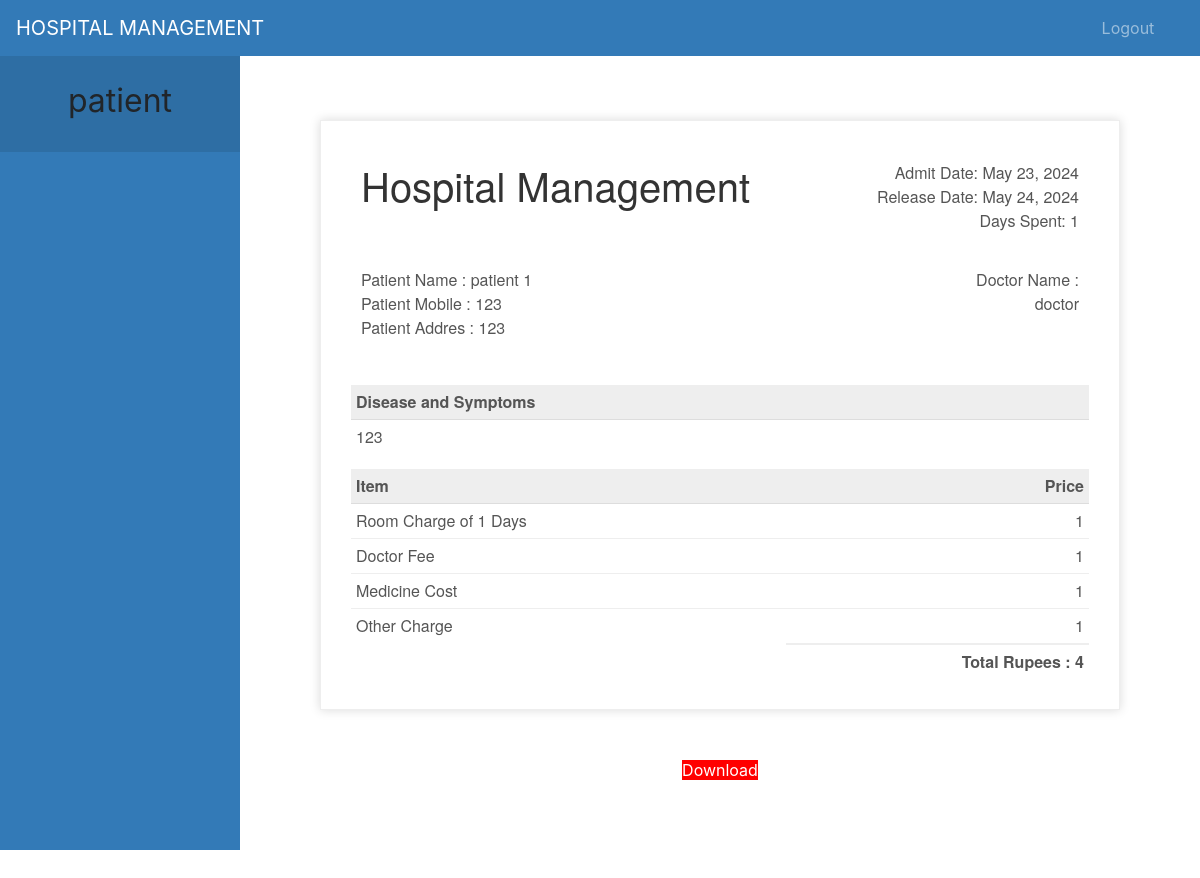
Screenshot of /patient-discharge (signed in) with the database file from the repository.
### hospital/models.py (models this page shows, shortened)
class Patient(models.Model):
    user = models.OneToOneField(User, on_delete=models.CASCADE)
    address = models.CharField(max_length=40)
    mobile = models.IntegerField(max_length=20, null=True)
    symptoms = models.CharField(max_length=100, null=False)
    assignedDoctorId = models.PositiveIntegerField(null=True)
    admitDate = models.DateField(auto_now=True)
    status = models.BooleanField(default=False)
    @property
    def get_name(self):
        return self.user.first_name + " " + self.user.last_name
    def __str__(self):
        return self.user.first_name + " (" + self.symptoms + ")"

class PatientDischargeDetails(models.Model):
    patientId = models.PositiveIntegerField(null=True)
    patientName = models.CharField(max_length=40)
    assignedDoctorName = models.CharField(max_length=40)
    address = models.CharField(max_length=40)
    mobile = models.CharField(max_length=20, null=True)
    symptoms = models.CharField(max_length=100, null=True)
    admitDate = models.DateField(null=False)
    releaseDate = models.DateField(null=False)
    daySpent = models.PositiveIntegerField(null=False)
    roomCharge = models.PositiveIntegerField(null=False)
    medicineCost = models.PositiveIntegerField(null=False)
    doctorFee = models.PositiveIntegerField(null=False)
    OtherCharge = models.PositiveIntegerField(null=False)
    total = models.PositiveIntegerField(null=False)

### hospital/views.py (the view)
# urls.py: path('patient-discharge', views.patient_discharge_view, name='patient-discharge'),
@login_required(login_url='patientlogin')
@user_passes_test(is_patient)
def patient_discharge_view(request):
    patient = models.Patient.objects.get(user_id=request.user.id)  # for profile picture of patient in sidebar
    dischargeDetails = models.PatientDischargeDetails.objects.all().filter(patientId=patient.id).order_by('-id')[:1]
    patientDict = None
    if dischargeDetails:
        patientDict = {
            'is_discharged': True,
            'patient': patient,
            'patientId': patient.id,
            'patientName': patient.get_name,
            'assignedDoctorName': dischargeDetails[0].assignedDoctorName,
            'address': patient.address,
            'mobile': patient.mobile,
            'symptoms': patient.symptoms,
            'admitDate': patient.admitDate,
            'releaseDate': dischargeDetails[0].releaseDate,
            'daySpent': dischargeDetails[0].daySpent,
            'medicineCost': dischargeDetails[0].medicineCost,
            'roomCharge': dischargeDetails[0].roomCharge,
            'doctorFee': dischargeDetails[0].doctorFee,
            'OtherCharge': dischargeDetails[0].OtherCharge,
            'total': dischargeDetails[0].total,
        }
        print(patientDict)
    else:
        patientDict = {
            'is_discharged': False,
            'patient': patient,
            'patientId': request.user.id,
        }
    return render(request, 'hospital/patient_discharge.html', context=patientDict)

### hospital/views.py (called while the page is built)
def is_patient(user):
    return user.groups.filter(name='PATIENT').exists()

### templates/hospital/patient_discharge.html (shortened to what this page needs)
{% extends 'hospital/patient_base.html' %}
{% load static %}
{% block content %}
<head>
</head>
<br><br><br>
{%if is_discharged%}
<div class="invoice-box">
  <table cellpadding="0" cellspacing="0">
    <tr class="top">
      <td colspan="2">
        <table>
          <tr>
            <td class="title">
              <h1>Hospital Management</h1>
            </td>
            <td>
              Admit Date: {{admitDate}}<br>
              Release Date: {{releaseDate}}<br>
              Days Spent: {{daySpent}}
            </td>
          </tr>
        </table>
      </td>
    </tr>
    <tr class="information">
      <td colspan="2">
        <table>
          <tr>
            <td>
              Patient Name : {{patientName}}<br>
              Patient Mobile : {{mobile}}<br>
              Patient Addres : {{address}}<br>
            </td>
            <td>
              Doctor Name :<br>
              {{assignedDoctorName}}<br>
            </td>
          </tr>
        </table>
      </td>
    </tr>
    <tr class="heading">
      <td>
        Disease and Symptoms
      </td>
      <td>
      </td>
    </tr>
    <tr class="details">
      <td>
        {{symptoms}}
      </td>
    </tr>
    <tr class="heading">
      <td>
        Item
      </td>
      <td>
        Price
      </td>
    </tr>
    <tr class="item">
      <td>
        Room Charge of {{daySpent}} Days
      </td>
      <td>
        {{roomCharge}}
      </td>
    </tr>
    <tr class="item">
      <td>
        Doctor Fee
      </td>
      <td>
        {{doctorFee}}
      </td>
    </tr>
    <tr class="item">
      <td>
        Medicine Cost
      </td>
      <td>
        {{medicineCost}}
      </td>
    </tr>
    <tr class="item last">
      <td>
        Other Charge
      </td>
      <td>
        {{OtherCharge}}
      </td>
    </tr>
    <tr class="total">
      <td></td>
      <td>
        Total Rupees : {{total}}
      </td>
    </tr>
  </table>
</div>
<br><br>
<div class="download">
  <a style="background:red; width:500px;" href="{% url 'download-pdf' patientId  %}">Download</a>
</div>
{%else%}
<h5 style="text-align:center;">You Are Not Discharged By Hospital !</h5>
<h5 style="text-align:center;">Your Treatment Is Going On !</h5><br><br>
<h6 style="text-align:center;">When You Will Be Discahrged. You Can Download Invoice.</h6>
{%endif%}
<br><br><br><br><br><br><br><br>
{% endblock content %}

### templates/hospital/patient_base.html (shortened to what this page needs)
<!DOCTYPE html>
{% load static %}
<html lang="en">
<head>
  <link rel="stylesheet" href="https://stackpath.bootstrapcdn.com/bootstrap/4.3.1/css/bootstrap.min.css">
  <link rel="stylesheet" href="https://maxcdn.bootstrapcdn.com/font-awesome/4.7.0/css/font-awesome.min.css">
</head>
<body>
  <nav class="menu" tabindex="0">
    <header class="avatar">
      <h2>{{request.user.first_name}}</h2>
    </header>
  </nav>
  <main>
    <div class="bs-example">
      <nav class="navbar navbar-expand-md  navbar-dark fixed-top" style="background:#337AB7;">
        <a href="/patient-dashboard" class="navbar-brand">HOSPITAL MANAGEMENT</a>
        <div class="collapse navbar-collapse justify-content-between" id="navbarCollapse">
          <div class="navbar-nav" style=" margin-left: 90%;">
            <a href="/logout" class="nav-item nav-link">Logout</a>
          </div>
        </div>
      </nav>
    </div>
    <br><br>
    {% block content %}
    {% endblock content %}
    <br><br><br><br><br><br><br>
  </main>
</body>
</html>

### templates/hospital/patient_base.html (style rules this page uses)
a:link { text-decoration: none; }
a { color: white; }
body { padding-left: 240px; }
main { position: relative; height: 100vh; }
.menu { background: #337AB7; height: 100vh; width: 240px; position: fixed; top: 0px; left: 0; z-index: 5; outline: none; }
.menu .avatar { background: rgba(0, 0, 0, 0.1); padding: 2em 0.5em; text-align: center; }
.menu .avatar h2 { font-weight: normal; margin-bottom: 0; }

### templates/hospital/patient_discharge.html (style rules this page uses)
.invoice-box { max-width: 800px; margin: auto; padding: 30px; border: 1px solid #eee; box-shadow: 0 0 10px rgba(0, 0, 0, .15); font-size: 16px; line-height: 24px; font-family: 'Helvetica Neue', 'Helvetica', Helvetica, Arial, sans-serif; color: #555; }
.invoice-box table { width: 100%; line-height: inherit; text-align: left; }
.invoice-box table td { padding: 5px; vertical-align: top; }
.invoice-box table tr td:nth-child(2) { text-align: right; }
.invoice-box table tr.top table td { padding-bottom: 20px; }
.invoice-box table tr.top table td.title { font-size: 45px; line-height: 45px; color: #333; }
.invoice-box table tr.information table td { padding-bottom: 40px; }
.invoice-box table tr.heading td { background: #eee; border-bottom: 1px solid #ddd; font-weight: bold; }
.invoice-box table tr.details td { padding-bottom: 20px; }
.invoice-box table tr.item td { border-bottom: 1px solid #eee; }
.invoice-box table tr.item.last td { border-bottom: none; }
.invoice-box table tr.total td:nth-child(2) { border-top: 2px solid #eee; font-weight: bold; }
.menu { top: 50px; }
.download { text-align: center; display: block; }

### rows the page displays
Patient: admitDate "May 23, 2024", address "123", symptoms "123"
PatientDischargeDetails: releaseDate "May 24, 2024", patientName "patient 1", assignedDoctorName "doctor"

### other values shown
{{ request.user.first_name }} "patient"
{{ daySpent }} "1"
{{ mobile }} "123"
{{ roomCharge }} "1"
{{ doctorFee }} "1"
{{ medicineCost }} "1"
{{ OtherCharge }} "1"
{{ total }} "4"
